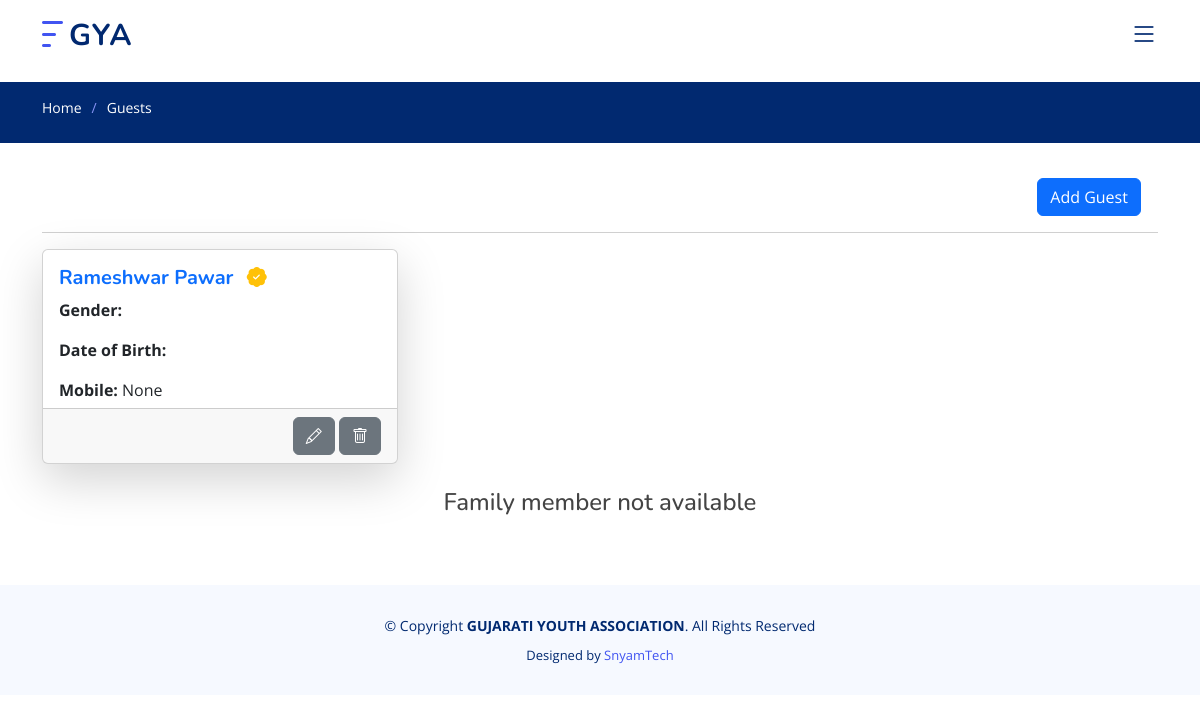
Page /user/guests/ (signed in) on the earlier database version.
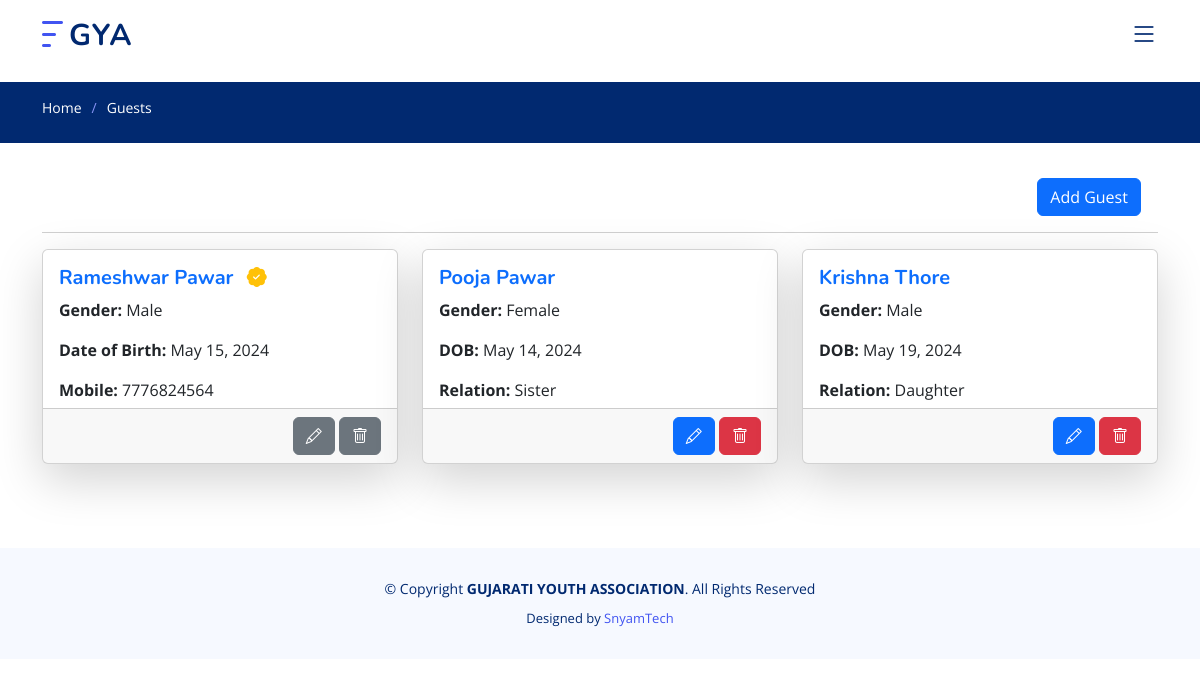
Same page on the later database version.
### AdminApp/models.py (models this page shows, shortened)
class OTP(models.Model):
    user = models.OneToOneField(User, on_delete=models.CASCADE, null=True)
    otp = models.CharField(max_length=6)
    phone_number = models.CharField(max_length=15, null=True,db_index=True)

class UserProfile(models.Model):
    user = models.OneToOneField(User, on_delete=models.CASCADE, null=True)
    member_id = models.CharField(max_length=20, null=True,default=0)
    dob = models.DateField(auto_now=False, auto_now_add=False)
    gender = models.CharField(max_length=50, choices=GENDER, null=True)
    is_member = models.BooleanField(default=False)
    paid_date = models.DateTimeField(auto_now=False, auto_now_add=False, null=True)
    registration_date = models.DateTimeField(auto_now=False, auto_now_add=True, null=True)

class Guest(models.Model):
    user = models.ForeignKey(User, on_delete=models.CASCADE)
    full_name = models.CharField(max_length=100)
    gender = models.CharField(max_length=50, choices=GENDER)
    dob = models.DateField(auto_now_add=False,auto_now=False)
    relation = models.CharField(max_length=50, choices=RELATION)
    phone_number = models.CharField(max_length=50)

### UserApp/views.py (the view)
# urls.py: path('guests/', guests, name="user_guests"),
@login_required
def guests(request):
    try:
        form = GuestForm()
        data = Guest.objects.filter(user=request.user).select_related().order_by("id")
        context = {
            "form": form,
            "data": data
        }
        return render(request, "guests.html", context)
    except ObjectDoesNotExist:
        return render(request, "404.html")
    except Exception as e:
        messages.error("getting 404 Error")
        return render(request, "404.html")

### AdminApp/views.py (called while the page is built)
def commitee_year_for_webiste_base(request):
    commitee_year = ComiteeYear.objects.select_related()
    return {
        'commitee_year': commitee_year,
    }

### UserApp/templates/guests.html (shortened to what the changed rows need)
<!DOCTYPE html>
{% extends "user_base.html" %}
{% load crispy_forms_tags %}
{% block content %}
<main id="main">
    <section class="inner-page">
        <div class="container" style="margin-top: -25px;">
            <div class="row">
                <div class="col-md-4 mb-4">
                    <div class="card shadow-lg rounded">
                        <div class="card-body">
                            <h5 class="card-title text-primary"><b>{{request.user.first_name}}  <i class="bi bi-patch-check-fill mx-2 text-warning "></i></b></h5>
                            <p class="card-text"><strong>Gender:</strong> {{request.user.userprofile.gender}}</p>
                            <p class="card-text"><strong>Date of Birth:</strong> {{request.user.userprofile.dob}}</p>
                            <p class="card-text"><strong>Mobile:</strong> {{request.user.otp.phone_number}}</p>
                        </div>
                    </div>
                </div>
                {% if data %}
                {% for i in data %}
                <div class="col-md-4 mb-4">
                    <div class="card shadow-lg rounded">
                        <div class="card-body">
                            <h5 class="card-title text-primary"><b>{{i.full_name}} {% if i.relation == "self" %} <i class="bi bi-patch-check-fill mx-2 text-warning "></i>{% endif %}</b></h5>
                            <p class="card-text"><strong>Gender:</strong> {{i.gender}}</p>
                            <p class="card-text"><strong>DOB:</strong> {{i.dob}}</p>
                            <p class="card-text"><strong>Relation:</strong> {{i.relation}}</p>
                        </div>
                        <div class="card-footer" style="margin-top:-10px;">
                            <div class="action-buttons text-lg-end text-start">
                                {% if i.relation == "self" %}
                                <button class="btn btn-secondary mr-2" title="Update">
                                    <i class="bi bi-pencil"></i>
                                </button>
                                <button class="btn btn-secondary" title="Delete">
                                    <i class="bi bi-trash"></i>
                                </button>
                                {% else %}
                                <button class="btn btn-primary mr-2" title="Update"  data-toggle="modal" data-target="#update_guests" onclick="update_guests('{{i.id}}','{{i.full_name}}','{{i.dob}}','{{i.phone_number}}','{{i.gender}}','{{i.relation}}')">
                                    <i class="bi bi-pencil"></i>
                                </button>
                                <a href="{% url "user_delete_guests" i.id %}" class="btn btn-danger" title="Delete">
                                    <i class="bi bi-trash"></i>
                                </a>
                                {% endif %}
                            </div>
                        </div>
                    </div>
                </div>
                {% endfor %}
                {% else %}
                           <center>
                            <h4>Family member not available</h4>
                           </center>
                {% endif %}
            </div>
        </div>
    </section>
</main>
{% endblock content %}

Differences in the rows shown:
added Guest: full_name "Pooja Pawar", gender "Female", dob "May 14, 2024", relation "Sister"
now on this page (row edited): Guest: full_name "Krishna Thore", gender "Male", dob "May 19, 2024", relation "Daughter"
Other differences:
{{ request.user.userprofile.gender }}: (not shown) → "Male"
{{ request.user.userprofile.dob }}: (not shown) → "May 15, 2024"
{{ request.user.otp.phone_number }}: "None" → "7776824564"
text no longer shown: "Family member not available"
